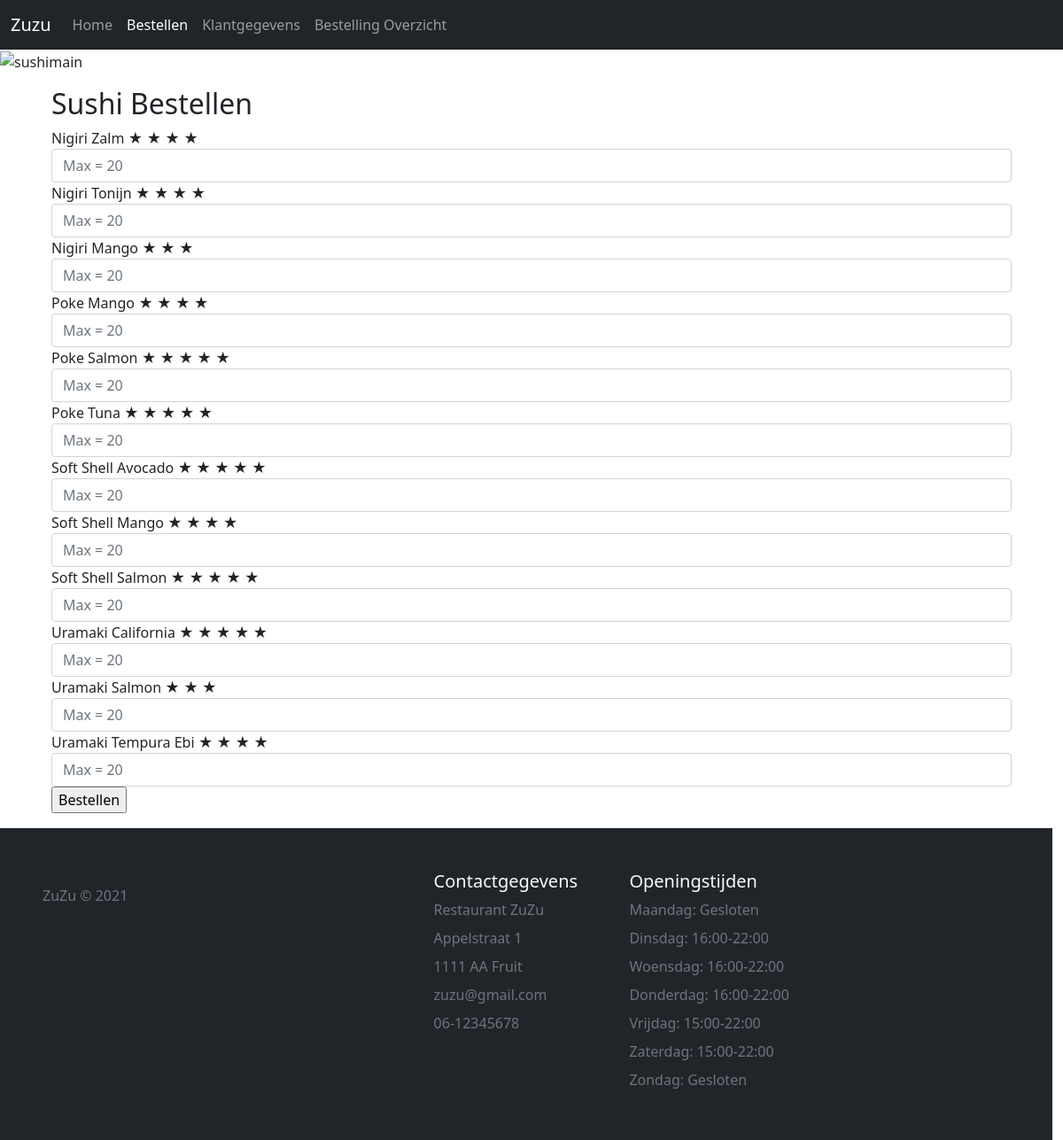
/bestellen.php, run on the app's committed database.
### tables this page shows
CREATE TABLE `sushi` (
  `id` int(11) NOT NULL,
  `name` varchar(255) NOT NULL,
  `quantity` int(11) NOT NULL,
  `price` decimal(5,2) NOT NULL,
  `category` varchar(255) NOT NULL,
  `stars` int(5) DEFAULT NULL
);

### bestellen.php (the view, shortened to what this page needs)
<?php
$rating = "";
try {
  $db = new PDO("mysql:host=localhost;dbname=zuzu", "root", "");
} catch (PDOException $e) {
  die("Error: " . $e->getMessage());
}
$query = $db->prepare("SELECT * FROM sushi");
$query->execute();
$result = $query->fetchAll(PDO::FETCH_ASSOC);
?>
<!DOCTYPE html>
<html lang="en">
<head>
  <link rel="stylesheet" href="css/style.css">
  <link href="https://cdn.jsdelivr.net/npm/bootstrap@5.0.2/dist/css/bootstrap.min.css" rel="stylesheet">
</head>
<body>
  <nav class="navbar navbar-expand-lg navbar-dark bg-dark">
    <div class="container-fluid">
      <a class="navbar-brand" href="index.php">Zuzu</a>
      <div class="collapse navbar-collapse" id="navbarNav">
        <ul class="navbar-nav">
          <li class="nav-item">
            <a class="nav-link" aria-current="page" href="index.php"">Home</a>
              </li>
              <li class=" nav-item">
              <a class="nav-link active" href="bestellen.php">Bestellen</a>
          </li>
          <li class="nav-item">
            <a class="nav-link" href="klantgegevens.php">Klantgegevens</a>
          </li>
          <li class="nav-item">
            <a class="nav-link" href="besteloverzicht.php">Bestelling Overzicht</a>
          </li>
        </ul>
      </div>
    </div>
  </nav>
  <img class="mainimage" src="img/sushimain.png" alt="sushimain">
  <div class="container cards d-flex justify-content-center">
    <div class="bestellen w-100 m-3">
      <h2>Sushi Bestellen</h2>
      <form method="POST">
        <?php
        foreach ($result as &$data) {
          if ($data["stars"] < 2) {
            $rating = "&starf;";
          } elseif ($data["stars"] < 3) {
            $rating = "&starf; &starf;";
          } elseif ($data["stars"] < 4) {
            $rating = "&starf; &starf; &starf; ";
          } elseif ($data["stars"] < 5) {
            $rating = "&starf; &starf; &starf; &starf; ";
          } else {
            $rating = "&starf; &starf; &starf; &starf; &starf;";
          };
          echo "<div class='form-group'>
                  <label for='exampleInputPassword1'>" . $data["category"] . " " . $data["name"] . " " . $rating . "</label>" .
            "<input type='number' class='form-control'name= '" . $data["id"] . "'" .  "min='0' max= '" .  $data["quantity"] . "'" . "placeholder='Max = " . $data["quantity"] . "'"  .  "> </div>";
        }
        ?>
        <input type="submit" name="bestellen" value="Bestellen">
      </form>
    </div>
  </div>
  <footer class="row row-cols-5 p-5 border-top bg-dark">
    <div class="col">
      <p class="text-muted">ZuZu © 2021</p>
    </div>
    <div class="col">
    </div>
    <div class="col text-light">
      <h5>Contactgegevens</h5>
      <ul class="nav flex-column">
        <li class="nav-item mb-2"><a href="#" class="nav-link p-0 text-muted">Restaurant ZuZu</a></li>
        <li class="nav-item mb-2"><a href="#" class="nav-link p-0 text-muted">Appelstraat 1</a></li>
        <li class="nav-item mb-2"><a href="#" class="nav-link p-0 text-muted">1111 AA Fruit</a></li>
        <li class="nav-item mb-2"><a href="#" class="nav-link p-0 text-muted">zuzu@gmail.com</a></li>
        <li class="nav-item mb-2"><a href="#" class="nav-link p-0 text-muted">06-12345678</a></li>
      </ul>
    </div>
    <div class="col text-light">
      <h5>Openingstijden</h5>
      <ul class="nav flex-column">
        <li class="nav-item mb-2"><a href="#" class="nav-link p-0 text-muted">Maandag: Gesloten</a></li>
        <li class="nav-item mb-2"><a href="#" class="nav-link p-0 text-muted">Dinsdag: 16:00-22:00</a></li>
        <li class="nav-item mb-2"><a href="#" class="nav-link p-0 text-muted">Woensdag: 16:00-22:00</a></li>
        <li class="nav-item mb-2"><a href="#" class="nav-link p-0 text-muted">Donderdag: 16:00-22:00</a></li>
        <li class="nav-item mb-2"><a href="#" class="nav-link p-0 text-muted">Vrijdag: 15:00-22:00</a></li>
        <li class="nav-item mb-2"><a href="#" class="nav-link p-0 text-muted">Zaterdag: 15:00-22:00</a></li>
        <li class="nav-item mb-2"><a href="#" class="nav-link p-0 text-muted">Zondag: Gesloten</a></li>
      </ul>
    </div>
  </footer>
</body>
</html>

### css/style.css (style rules this page uses)
.mainimage { width: 100%; height: 14vh; object-fit: cover; }
footer { width: 100%; margin-left: 0; margin-right: 0; margin-bottom: 0; margin-top: 3em; }

### data on the page
sushi: category "Nigiri", name "Zalm", stars "★ ★ ★ ★"
sushi: category "Nigiri", name "Tonijn", stars "★ ★ ★ ★"
sushi: category "Nigiri", name "Mango", stars "★ ★ ★"
sushi: category "Poke", name "Mango", stars "★ ★ ★ ★"
sushi: category "Poke", name "Salmon", stars "★ ★ ★ ★ ★"
sushi: category "Poke", name "Tuna", stars "★ ★ ★ ★ ★"
sushi: category "Soft Shell", name "Avocado", stars "★ ★ ★ ★ ★"
sushi: category "Soft Shell", name "Mango", stars "★ ★ ★ ★"
sushi: category "Soft Shell", name "Salmon", stars "★ ★ ★ ★ ★"
sushi: category "Uramaki", name "California", stars "★ ★ ★ ★ ★"
sushi: category "Uramaki", name "Salmon", stars "★ ★ ★"
sushi: category "Uramaki", name "Tempura Ebi", stars "★ ★ ★ ★"
